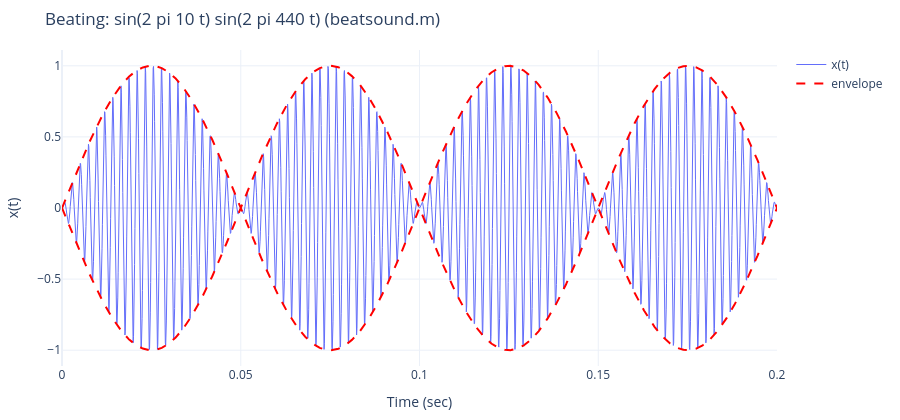

Write notebook code for a chart like this one.
### Markdown cell above
## 4. 拍：波形與聲音（`beatsound.m`）

```matlab
fs = 10000;  t = 0:1/fs:1.5;
x = sin(10*2*pi*t).*sin(440*2*pi*t);
sound(x,fs)
plot(t,x);  axis([0 0.2 -1 1])
```
440 Hz 的音被 10 Hz 的弦波調變。由積化和差
$\sin a\,\sin b=\tfrac12\left[\cos(a-b)-\cos(a+b)\right]$，它等於 **430 Hz 與 450 Hz 兩個音相減**：
兩個頻率相近的弦波相加（減），振幅包絡線以 $|\sin(2\pi\cdot10t)|$ 起伏，每秒「嗡」20 次（拍頻＝450−430＝20 Hz）。
執行後下方會出現播放器（對應 MATLAB 的 `sound`）。

### Code cell
fs = 10000
t = np.arange(0, 1.5 + 1e-12, 1 / fs)
x = np.sin(10 * 2 * np.pi * t) * np.sin(440 * 2 * np.pi * t)
x_sum = 0.5 * (np.cos(2 * np.pi * 430 * t) - np.cos(2 * np.pi * 450 * t))
m = t <= 0.2
fig = go.Figure([go.Scatter(x=t[m], y=x[m], name="x(t)", line=dict(width=1)),
                 go.Scatter(x=t[m], y=np.abs(np.sin(10 * 2 * np.pi * t[m])), name="envelope", line=dict(color="red", dash="dash")),
                 go.Scatter(x=t[m], y=-np.abs(np.sin(10 * 2 * np.pi * t[m])), showlegend=False, line=dict(color="red", dash="dash"))])
show(fig, "Beating: sin(2 pi 10 t) sin(2 pi 440 t) (beatsound.m)", xlab="Time (sec)", ylab="x(t)")
print(f"product = (cos 430 Hz - cos 450 Hz)/2: max difference = {np.max(np.abs(x - x_sum)):.1e}")
spec = np.abs(np.fft.rfft(x)) * 2 / len(x)
f = np.fft.rfftfreq(len(x), 1 / fs)
top = np.sort(f[np.argsort(spec)[-2:]])
print(f"spectrum peaks at {top[0]:.1f} Hz and {top[1]:.1f} Hz, beat frequency = {top[1] - top[0]:.1f} Hz")
display(Audio(x, rate=fs))

### Figure 1 — Plotly figure (JSON) as saved in the notebook; plotly's stock layout.template omitted (floating-point values rounded to 4 significant figures; data arrays with more than 128 entries replaced by an {"elided": "..."} marker saying what was removed)
{"data": [{"line": {"width": 1}, "name": "x(t)", "type": "scatter", "x": {"elided": "2001 float values"}, "y": {"elided": "2001 float values"}}, {"line": {"color": "red", "dash": "dash"}, "name": "envelope", "type": "scatter", "x": {"elided": "2001 float values"}, "y": {"elided": "2001 float values"}}, {"line": {"color": "red", "dash": "dash"}, "showlegend": false, "type": "scatter", "x": {"elided": "2001 float values"}, "y": {"elided": "2001 float values"}}], "layout": {"height": 420, "margin": {"b": 50, "l": 60, "r": 20, "t": 50}, "title": {"text": "Beating: sin(2 pi 10 t) sin(2 pi 440 t) (beatsound.m)"}, "xaxis": {"title": {"text": "Time (sec)"}}, "yaxis": {"title": {"text": "x(t)"}}}}
